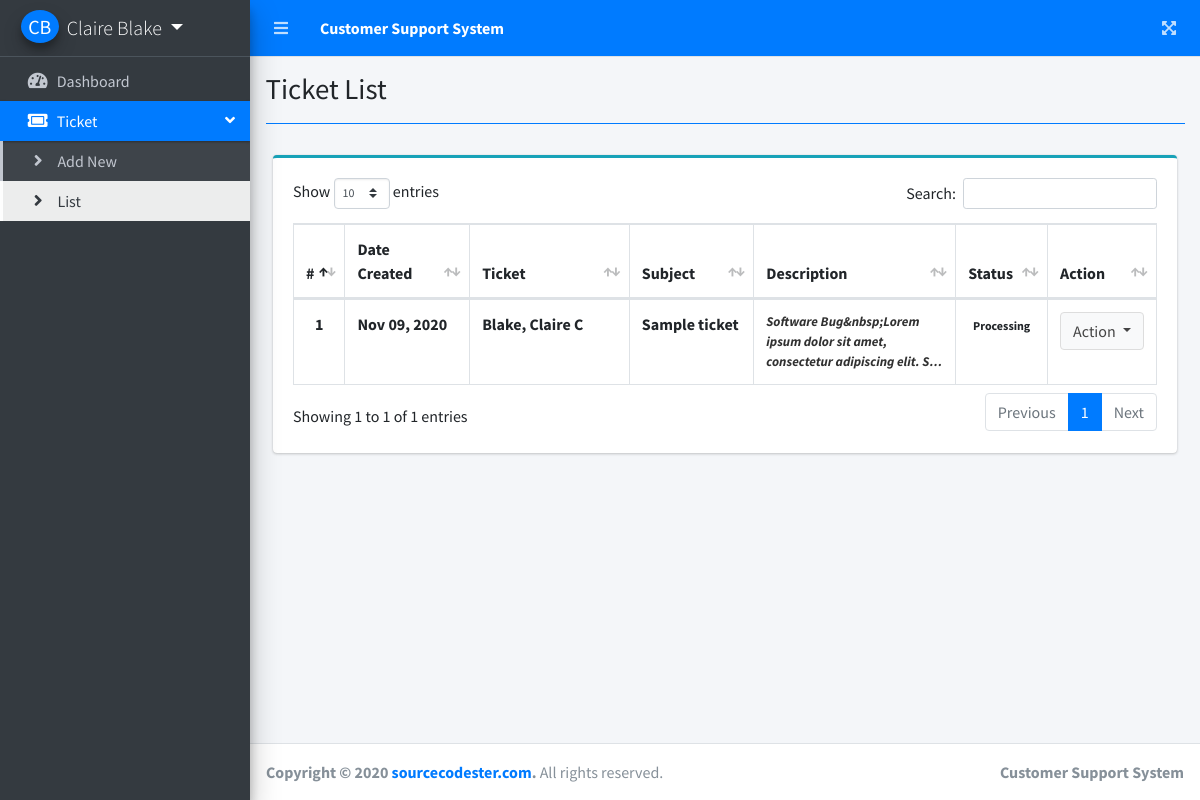
The page /index.php?page=ticket_list (signed in) on the database its author committed.
### tables this page shows
CREATE TABLE `tickets` (
  `id` int(30) NOT NULL,
  `subject` text NOT NULL,
  `description` text NOT NULL,
  `status` tinyint(1) NOT NULL COMMENT '0=Pending,1=on process,2= Closed',
  `department_id` int(30) NOT NULL,
  `customer_id` int(30) NOT NULL,
  `staff_id` int(30) NOT NULL,
  `admin_id` int(30) NOT NULL,
  `date_created` datetime NOT NULL DEFAULT current_timestamp()
);

### ticket_list.php (the view, shortened to what this page needs)
<?php include'db_connect.php' ?>
<div class="col-lg-12">
	<div class="card card-outline card-info">
		<div class="card-body">
			<table class="table table-hover table-bordered" id="list">
				<colgroup>
					<col width="5%">
					<col width="15%">
					<col width="20%">
					<col width="15%">
					<col width="25%">
					<col width="10%">
					<col width="10%">
				</colgroup>
				<thead>
					<tr>
						<th>#</th>
						<th>Date Created</th>
						<th>Ticket</th>
						<th>Subject</th>
						<th>Description</th>
						<th>Status</th>
						<th>Action</th>
					</tr>
				</thead>
				<tbody>
					<?php
					$i = 1;
					$where = '';
					if($_SESSION['login_type'] == 3)
						$where .= " where t.customer_id = {$_SESSION['login_id']} ";
					$qry = $conn->query("SELECT t.*,concat(c.lastname,', ',c.firstname,' ',c.middlename) as cname FROM tickets t inner join customers c on c.id= t.customer_id $where order by unix_timestamp(t.date_created) desc");
					while($row= $qry->fetch_assoc()):
						$trans = get_html_translation_table(HTML_ENTITIES,ENT_QUOTES);
						unset($trans["\""], $trans["<"], $trans[">"], $trans["<h2"]);
						$desc = strtr(html_entity_decode($row['description']),$trans);
						$desc=str_replace(array("<li>","</li>"), array("",", "), $desc);
					?>
					<tr>
						<th class="text-center"><?php echo $i++ ?></th>
						<td><b><?php echo date("M d, Y",strtotime($row['date_created'])) ?></b></td>
						<td><b><?php echo ucwords($row['cname']) ?></b></td>
						<td><b><?php echo $row['subject'] ?></b></td>
						<td><b class="truncate"><?php echo strip_tags($desc) ?></b></td>
						<td>
							<?php if($row['status'] == 0): ?>
								<span class="badge badge-primary">Pending/Open</span>
							<?php elseif($row['status'] == 1): ?>
								<span class="badge badge-Info">Processing</span>
							<?php elseif($row['status'] == 2): ?>
								<span class="badge badge-success">Done</span>
							<?php else: ?>
								<span class="badge badge-secondary">Closed</span>
							<?php endif; ?>
						</td>
						<td class="text-center">
							<button type="button" class="btn btn-default dropdown-toggle" data-toggle="dropdown" aria-expanded="true">
		                      Action
		                    </button>
						</td>
					</tr>
				<?php endwhile; ?>
				</tbody>
			</table>
		</div>
	</div>
</div>

### rows shown on the page
tickets: date_created "Nov 09, 2020", cname "Blake, Claire C", subject "Sample ticket", description "Software Bug&nbsp;Lorem ipsum dolor sit amet, consectetur adipiscing elit.…", status "Processing"

### other values the page prints
$_SESSION['login_firstname'].' '.$_SESSION['login_lastname'] "Claire Blake"
$title "Ticket List"
